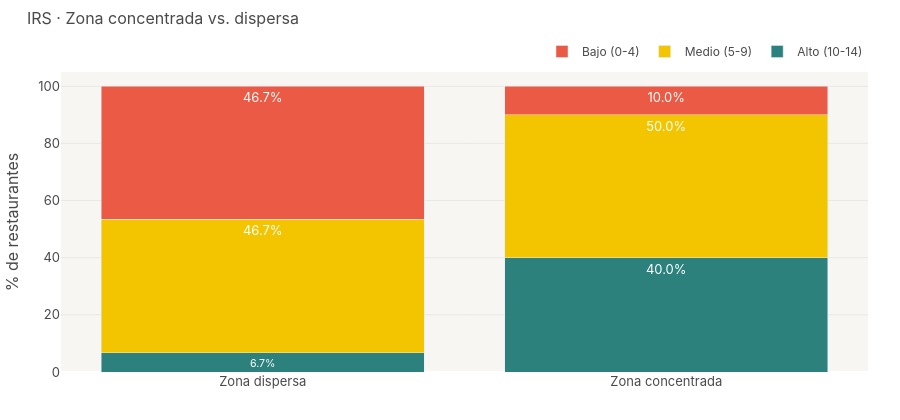

The notebook cell this image was saved under:
### Markdown cell above
## G6 · IRS por zona de concentración
*Escena 5 — barras apiladas hot_zone vs. dispersa*

### Code cell
# ── G6 · IRS por zona de concentración (E5) ──────────────────────────────────
irs_zona = df.groupby(["hot_zone", "Nivel IRS"]).size().reset_index(name="n")
totals = df.groupby("hot_zone").size().reset_index(name="total")
irs_zona = irs_zona.merge(totals, on="hot_zone")
irs_zona["pct"] = (irs_zona["n"] / irs_zona["total"] * 100).round(1)
irs_zona["zona_label"] = irs_zona["hot_zone"].map({1: "Zona concentrada", 0: "Zona dispersa"})

order = ["Alto (10-14)", "Medio (5-9)", "Bajo (0-4)"]
order_real = [o for o in order if o in irs_zona["Nivel IRS"].unique()]
color_map = {"Alto (10-14)": VERDE_A, "Medio (5-9)": MOSTAZA, "Bajo (0-4)": CORAL}

fig6 = go.Figure()
for nivel in order_real:
    sub = irs_zona[irs_zona["Nivel IRS"] == nivel]
    fig6.add_trace(go.Bar(
        name=nivel, x=sub["zona_label"], y=sub["pct"],
        marker_color=color_map.get(nivel, AZUL_C),
        text=[f"{v}%" for v in sub["pct"]],
        textposition="inside", textfont=dict(color="white", size=13),
    ))

fig6.update_layout(**base_layout("IRS · Zona concentrada vs. dispersa", height=420),
                   barmode="stack",
                   xaxis=dict(showgrid=False),
                   yaxis=dict(title="% de restaurantes", showgrid=True,
                              gridcolor="#E8E8E8", range=[0, 105]))
fig6.show()
fig6.write_html(os.path.join(OUTPUT_PATH, "G6_IRS_zona.html"))
print("✓ G6 guardado")

### Figure 1 — Plotly figure (JSON) as saved in the notebook; plotly's stock layout.template omitted (floating-point values rounded to 4 significant figures)
{"data": [{"marker": {"color": "#2C817C"}, "name": "Alto (10-14)", "text": ["6.7%", "40.0%"], "textfont": {"color": "white", "size": 13}, "textposition": "inside", "type": "bar", "x": ["Zona dispersa", "Zona concentrada"], "y": [6.7, 40.0]}, {"marker": {"color": "#F2C500"}, "name": "Medio (5-9)", "text": ["46.7%", "50.0%"], "textfont": {"color": "white", "size": 13}, "textposition": "inside", "type": "bar", "x": ["Zona dispersa", "Zona concentrada"], "y": [46.7, 50.0]}, {"marker": {"color": "#EA5A45"}, "name": "Bajo (0-4)", "text": ["46.7%", "10.0%"], "textfont": {"color": "white", "size": 13}, "textposition": "inside", "type": "bar", "x": ["Zona dispersa", "Zona concentrada"], "y": [46.7, 10.0]}], "layout": {"barmode": "stack", "font": {"color": "#4A4A4A", "family": "Inter, Arial, sans-serif", "size": 13}, "height": 420, "legend": {"font": {"size": 12}, "orientation": "h", "x": 1, "xanchor": "right", "y": 1.02, "yanchor": "bottom"}, "margin": {"b": 48, "l": 48, "r": 32, "t": 72}, "paper_bgcolor": "white", "plot_bgcolor": "#F7F6F3", "showlegend": true, "title": {"font": {"color": "#4A4A4A", "family": "Inter, Arial, sans-serif", "size": 16}, "text": "IRS · Zona concentrada vs. dispersa", "x": 0.03, "xanchor": "left", "y": 0.97}, "xaxis": {"showgrid": false}, "yaxis": {"gridcolor": "#E8E8E8", "range": [0, 105], "showgrid": true, "title": {"text": "% de restaurantes"}}}}
